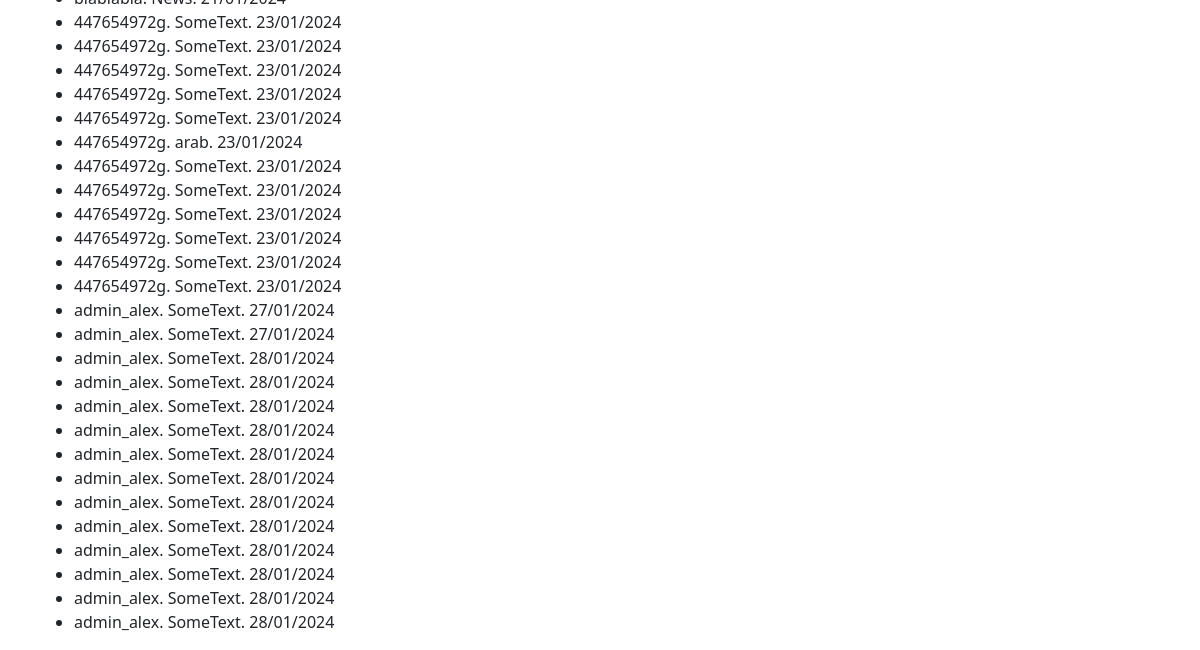
/newspaper/search/ (lower part), run on an earlier commit of the app's database.
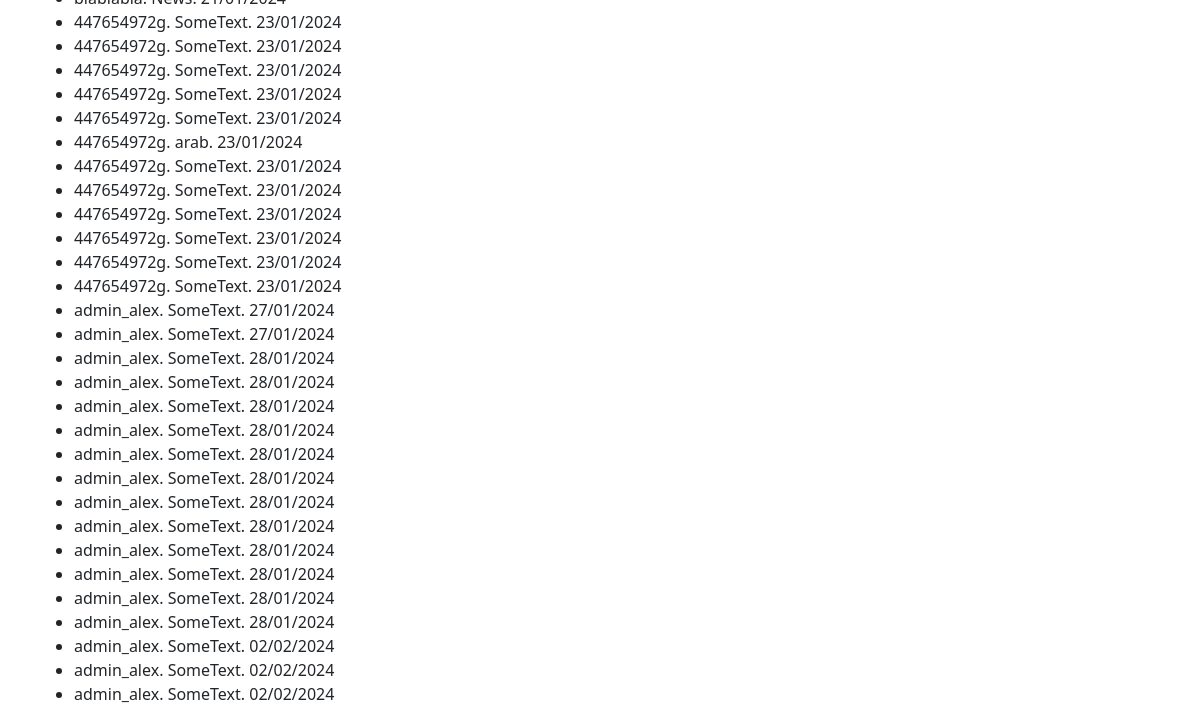
And on a later commit of the database.
### newsportal_app/models.py (models this page shows, shortened)
class Post(models.Model):
    author = models.ForeignKey(Author, on_delete=models.CASCADE)
    type = models.CharField(max_length=255, choices=TYPE_OF_POST, default=news)
    date_of_creation = models.DateTimeField(auto_now_add=True)
    category = models.ManyToManyField(Category, through='PostCategory')
    title = models.CharField(max_length=255)
    text = models.TextField()
    rating = models.IntegerField(default=0)

class Author(models.Model):
    user = models.OneToOneField(User, on_delete=models.CASCADE)
    rating = models.IntegerField(default=0)

### newsportal_app/views.py (the view)
# urls.py: path('search/', PostSearchView.as_view(), name='post_search'),
class PostSearchView(TemplateView):
    template_name = 'views/search.html'
    def get_context_data(self, **kwargs):
        context = super().get_context_data(**kwargs)
        context["filtered_list"] = PostSearchFilter(self.request.GET, Post.objects.all())
        return context

### templates/views/search.html (shortened to what this page needs)
{% extends 'flatpages/default.html' %}
{% block content %}
<ul>
{% for el in filtered_list.qs %}
    <li align="left">{{ el.author.user.username }}. {{ el.title }}. {{ el.date_of_creation|date:"d/m/Y" }}</li>
{% endfor %}
</ul>
{% endblock content %}

What changed in the data, as far as the page shows it:
added Post: author.user.username "admin_alex", title "SomeText", date_of_creation "02/02/2024"
added Post: author.user.username "admin_alex", title "SomeText", date_of_creation "02/02/2024"
added Post: author.user.username "admin_alex", title "SomeText", date_of_creation "02/02/2024"
